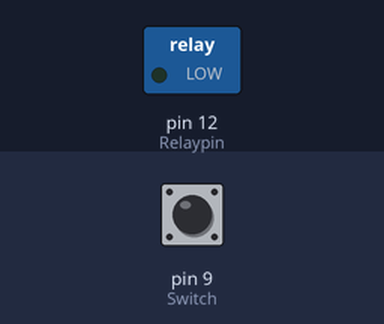
Simulated run of this sketch. Board: Arduino Uno, built with avr-gcc and run on an emulated ATmega328P. Parts: switched loads named in the sketch (green lamp = pin HIGH). Dashed ring = blinking. The inputs (shaded band) are chosen by the test bench; at power-on: pin 9 (Switch) HIGH.

Above: at 2.8 s.
2.9 s: pin 9 (Switch) pulled LOW for 3.2 s
At 3.8 s:
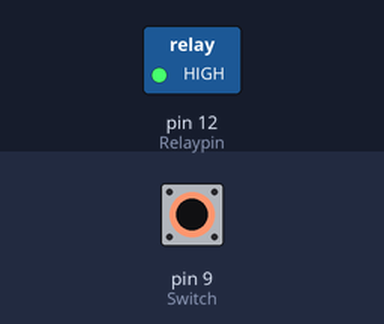
7.6 s: pin 9 (Switch) pulled LOW for 1.2 s
At 8.9 s:
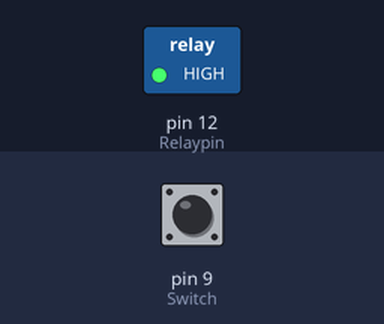
Timing chart, 0 to 10.6 s (numbered marks = the images above; inputs shaded):
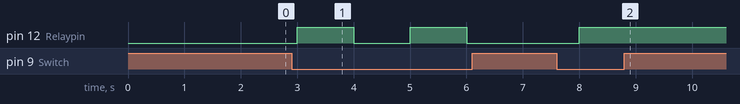

The sketch:

Relay_Switch_circuit.ino
```cpp
//릴레이 유지//

int Relaypin=12;
int Switch=9;
int val=0;
int state=0;

void setup() {
  // put your setup code here, to run once:
  pinMode(Relaypin,OUTPUT);
  pinMode(Switch,INPUT_PULLUP);
}

void loop() {
  // put your main code here, to run repeatedly:
  val=digitalRead(Switch);
 if (val==LOW)
  {
    state=1-state;
    }
  if (state==1)
    {
      digitalWrite(Relaypin,HIGH);
      delay(1000);
      }
 if (state!=1){
  digitalWrite(Relaypin,LOW);
  delay(1000);
  }
}
```

Measured:
- after the input at 2.9 s, pin 12 (Relaypin): alternates HIGH for 1.0 s and LOW for 1.0 s, starting after 0.10 s
- after the input at 7.6 s, pin 12 (Relaypin): LOW → HIGH after 0.40 s
